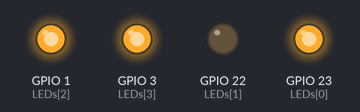
This sketch was run on a simulated ESP32. Parts: output pins drawn as LEDs (lit = HIGH). Random numbers use the default seed unless the sketch sets one.

Above: at 0.1 s.
At 3.1 s:
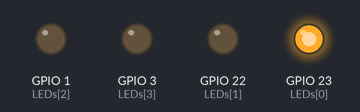
At 7.1 s:
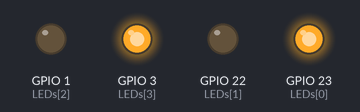
At 14.1 s:
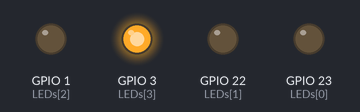
At 27.1 s:
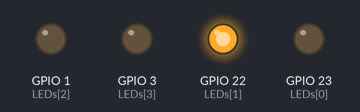
At 39.1 s:
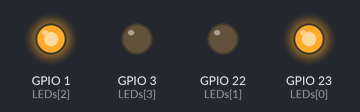
Timing chart, 0 to 40.0 s (numbered marks = the images above):
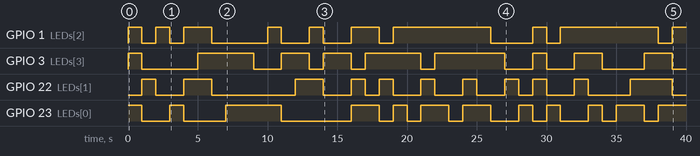

Measured:
- by itself, GPIO 1 (LEDs[2]): LOW → HIGH at 0.00 s, → LOW 1.0 s later, → HIGH 1.0 s later, → LOW 1.0 s later, … (19 changes in this stretch)
- by itself, GPIO 3 (LEDs[3]): LOW → HIGH at 0.00 s, → LOW 1.0 s later, → HIGH 4.0 s later, → LOW 4.0 s later, … (18 changes in this stretch)
- by itself, GPIO 22 (LEDs[1]): LOW → HIGH at 1.0 s, → LOW 1.0 s later, → HIGH 2.0 s later, → LOW 2.0 s later, … (22 changes in this stretch)
- by itself, GPIO 23 (LEDs[0]): LOW → HIGH at 0.00 s, → LOW 1.0 s later, → HIGH 2.0 s later, → LOW 1.0 s later, … (23 changes in this stretch)

The sketch:

Christmas2.ino
```cpp
/****************************************************************
 *                      CHRISTMAS LIGHTS
 *                      ================
 *
 * In this program four LEDs are connected to port GPIO23,
 * GPIO22, GPIO1, and GPIO3 and of the ESP32 Devkitc. The
 * program turns ON the LEDs in a random manner every second
 * to give the effect of for example Christmas lights.
 *
 * In this modified program function Display is modified and
 * the program is more efficient and easier to maintain
 *
 * Program: Christmas2
 * Date   : July, 2017
 **************************************************************/
int LEDs[] = {23, 22, 1, 3};
unsigned char Ran;

//
// Set GPIO pins 23,22,1,3 as outputs
//
void setup()
{
    unsigned char i;
    for(i=0; i <=3; i++)
    {
        pinMode(LEDs[i], OUTPUT);
    }
    randomSeed(10);
}

//
// Turn ON the appropriate LED
//
void Display(unsigned char No, unsigned char L)
{
    unsigned char j, m, i;
    m = L - 1;
    for(i = 0; i < L; i++)
    {
      j = pow(2, m);
      digitalWrite(LEDs[i], (No & j));
      m--;
    }
}


//
// Turn ON/OFF the LEDs randomly by generating a random number
// between 1 and 15
//
void loop()
{
    Ran = random(1, 16);
    Display(Ran, 4);
    delay(1000);
}
```
